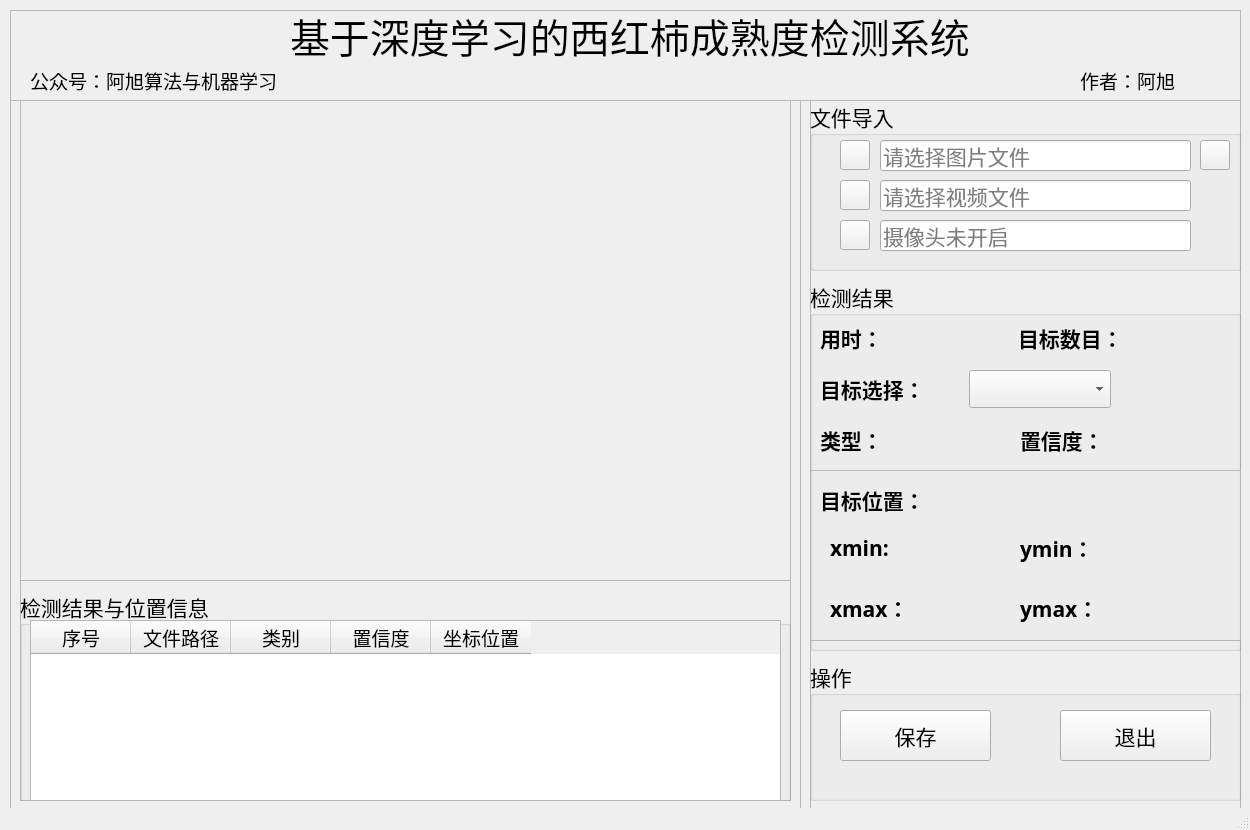
<?xml version="1.0" encoding="UTF-8"?>
<ui version="4.0">
 <class>MainWindow</class>
 <widget class="QMainWindow" name="MainWindow">
  <property name="geometry">
   <rect>
    <x>0</x>
    <y>0</y>
    <width>1250</width>
    <height>830</height>
   </rect>
  </property>
  <property name="minimumSize">
   <size>
    <width>1250</width>
    <height>830</height>
   </size>
  </property>
  <property name="maximumSize">
   <size>
    <width>1250</width>
    <height>830</height>
   </size>
  </property>
  <property name="windowTitle">
   <string>基于深度学习的西红柿成熟度检测系统</string>
  </property>
  <property name="windowIcon">
   <iconset resource="ui_sources.qrc">
    <normaloff>:/icons/ui_imgs/icons/目标检测.png</normaloff>:/icons/ui_imgs/icons/目标检测.png</iconset>
  </property>
  <widget class="QWidget" name="centralwidget">
   <widget class="QFrame" name="frame">
    <property name="geometry">
     <rect>
      <x>10</x>
      <y>100</y>
      <width>791</width>
      <height>711</height>
     </rect>
    </property>
    <property name="frameShape">
     <enum>QFrame::StyledPanel</enum>
    </property>
    <property name="frameShadow">
     <enum>QFrame::Raised</enum>
    </property>
    <widget class="QFrame" name="frame_2">
     <property name="geometry">
      <rect>
       <x>10</x>
       <y>0</y>
       <width>771</width>
       <height>481</height>
      </rect>
     </property>
     <property name="frameShape">
      <enum>QFrame::StyledPanel</enum>
     </property>
     <property name="frameShadow">
      <enum>QFrame::Raised</enum>
     </property>
     <widget class="QLabel" name="label_show">
      <property name="geometry">
       <rect>
        <x>0</x>
        <y>0</y>
        <width>770</width>
        <height>480</height>
       </rect>
      </property>
      <property name="minimumSize">
       <size>
        <width>770</width>
        <height>480</height>
       </size>
      </property>
      <property name="maximumSize">
       <size>
        <width>770</width>
        <height>480</height>
       </size>
      </property>
      <property name="styleSheet">
       <string notr="true">border-image: url(:/icons/ui_imgs/11.png);</string>
      </property>
      <property name="text">
       <string/>
      </property>
     </widget>
    </widget>
    <widget class="QFrame" name="frame_3">
     <property name="geometry">
      <rect>
       <x>10</x>
       <y>480</y>
       <width>771</width>
       <height>221</height>
      </rect>
     </property>
     <property name="frameShape">
      <enum>QFrame::StyledPanel</enum>
     </property>
     <property name="frameShadow">
      <enum>QFrame::Raised</enum>
     </property>
     <widget class="QGroupBox" name="groupBox_3">
      <property name="geometry">
       <rect>
        <x>0</x>
        <y>10</y>
        <width>771</width>
        <height>221</height>
       </rect>
      </property>
      <property name="font">
       <font>
        <family>华文楷体</family>
        <pointsize>16</pointsize>
       </font>
      </property>
      <property name="title">
       <string>检测结果与位置信息</string>
      </property>
      <widget class="QTableWidget" name="tableWidget">
       <property name="geometry">
        <rect>
         <x>10</x>
         <y>30</y>
         <width>751</width>
         <height>181</height>
        </rect>
       </property>
       <property name="font">
        <font>
         <family>华文楷体</family>
         <pointsize>14</pointsize>
        </font>
       </property>
       <column>
        <property name="text">
         <string>序号</string>
        </property>
       </column>
       <column>
        <property name="text">
         <string>文件路径</string>
        </property>
       </column>
       <column>
        <property name="text">
         <string>类别</string>
        </property>
       </column>
       <column>
        <property name="text">
         <string>置信度</string>
        </property>
       </column>
       <column>
        <property name="text">
         <string>坐标位置</string>
        </property>
       </column>
      </widget>
     </widget>
    </widget>
   </widget>
   <widget class="QFrame" name="frame_4">
    <property name="geometry">
     <rect>
      <x>810</x>
      <y>100</y>
      <width>431</width>
      <height>711</height>
     </rect>
    </property>
    <property name="frameShape">
     <enum>QFrame::StyledPanel</enum>
    </property>
    <property name="frameShadow">
     <enum>QFrame::Raised</enum>
    </property>
    <widget class="QGroupBox" name="groupBox">
     <property name="geometry">
      <rect>
       <x>0</x>
       <y>0</y>
       <width>431</width>
       <height>171</height>
      </rect>
     </property>
     <property name="font">
      <font>
       <family>华文楷体</family>
       <pointsize>16</pointsize>
      </font>
     </property>
     <property name="title">
      <string>文件导入</string>
     </property>
     <widget class="QLineEdit" name="PiclineEdit">
      <property name="geometry">
       <rect>
        <x>70</x>
        <y>40</y>
        <width>311</width>
        <height>31</height>
       </rect>
      </property>
      <property name="inputMask">
       <string/>
      </property>
      <property name="placeholderText">
       <string>请选择图片文件</string>
      </property>
     </widget>
     <widget class="QLineEdit" name="VideolineEdit">
      <property name="geometry">
       <rect>
        <x>70</x>
        <y>80</y>
        <width>311</width>
        <height>31</height>
       </rect>
      </property>
      <property name="placeholderText">
       <string>请选择视频文件</string>
      </property>
     </widget>
     <widget class="QPushButton" name="CapBtn">
      <property name="geometry">
       <rect>
        <x>30</x>
        <y>120</y>
        <width>30</width>
        <height>30</height>
       </rect>
      </property>
      <property name="styleSheet">
       <string notr="true">border-image: url(:/icons/ui_imgs/icons/camera.png);</string>
      </property>
      <property name="text">
       <string/>
      </property>
     </widget>
     <widget class="QPushButton" name="PicBtn">
      <property name="geometry">
       <rect>
        <x>30</x>
        <y>40</y>
        <width>30</width>
        <height>30</height>
       </rect>
      </property>
      <property name="styleSheet">
       <string notr="true">border-image: url(:/icons/ui_imgs/icons/img.png);</string>
      </property>
      <property name="text">
       <string/>
      </property>
     </widget>
     <widget class="QPushButton" name="VideoBtn">
      <property name="geometry">
       <rect>
        <x>30</x>
        <y>80</y>
        <width>30</width>
        <height>30</height>
       </rect>
      </property>
      <property name="styleSheet">
       <string notr="true">border-image: url(:/icons/ui_imgs/icons/video.png);</string>
      </property>
      <property name="text">
       <string/>
      </property>
     </widget>
     <widget class="QLineEdit" name="CaplineEdit">
      <property name="geometry">
       <rect>
        <x>70</x>
        <y>120</y>
        <width>311</width>
        <height>31</height>
       </rect>
      </property>
      <property name="placeholderText">
       <string>摄像头未开启</string>
      </property>
     </widget>
     <widget class="QPushButton" name="FilesBtn">
      <property name="geometry">
       <rect>
        <x>390</x>
        <y>40</y>
        <width>30</width>
        <height>30</height>
       </rect>
      </property>
      <property name="styleSheet">
       <string notr="true">border-image: url(:/icons/ui_imgs/icons/folder.png);</string>
      </property>
      <property name="text">
       <string/>
      </property>
     </widget>
    </widget>
    <widget class="QGroupBox" name="groupBox_2">
     <property name="geometry">
      <rect>
       <x>0</x>
       <y>180</y>
       <width>431</width>
       <height>371</height>
      </rect>
     </property>
     <property name="font">
      <font>
       <family>华文楷体</family>
       <pointsize>16</pointsize>
      </font>
     </property>
     <property name="title">
      <string>检测结果</string>
     </property>
     <widget class="QFrame" name="frame_6">
      <property name="geometry">
       <rect>
        <x>0</x>
        <y>190</y>
        <width>431</width>
        <height>171</height>
       </rect>
      </property>
      <property name="frameShape">
       <enum>QFrame::StyledPanel</enum>
      </property>
      <property name="frameShadow">
       <enum>QFrame::Raised</enum>
      </property>
      <widget class="QLabel" name="label_4">
       <property name="geometry">
        <rect>
         <x>10</x>
         <y>10</y>
         <width>131</width>
         <height>41</height>
        </rect>
       </property>
       <property name="font">
        <font>
         <family>华文楷体</family>
         <pointsize>16</pointsize>
        </font>
       </property>
       <property name="styleSheet">
        <string notr="true"/>
       </property>
       <property name="text">
        <string>&lt;html&gt;&lt;head/&gt;&lt;body&gt;&lt;p&gt;&lt;span style=&quot; font-weight:600;&quot;&gt;目标位置：&lt;/span&gt;&lt;/p&gt;&lt;/body&gt;&lt;/html&gt;</string>
       </property>
      </widget>
      <widget class="QWidget" name="layoutWidget">
       <property name="geometry">
        <rect>
         <x>20</x>
         <y>60</y>
         <width>161</width>
         <height>37</height>
        </rect>
       </property>
       <layout class="QHBoxLayout" name="horizontalLayout">
        <item>
         <widget class="QLabel" name="label_6">
          <property name="font">
           <font>
            <family>华文楷体</family>
            <pointsize>16</pointsize>
            <weight>50</weight>
            <bold>false</bold>
           </font>
          </property>
          <property name="text">
           <string>&lt;html&gt;&lt;head/&gt;&lt;body&gt;&lt;p&gt;&lt;span style=&quot; font-weight:600;&quot;&gt;xmin:&lt;/span&gt;&lt;/p&gt;&lt;/body&gt;&lt;/html&gt;</string>
          </property>
         </widget>
        </item>
        <item>
         <widget class="QLabel" name="label_xmin">
          <property name="palette">
           <palette>
            <active>
             <colorrole role="WindowText">
              <brush brushstyle="SolidPattern">
               <color alpha="255">
                <red>255</red>
                <green>0</green>
                <blue>0</blue>
               </color>
              </brush>
             </colorrole>
            </active>
            <inactive>
             <colorrole role="WindowText">
              <brush brushstyle="SolidPattern">
               <color alpha="255">
                <red>255</red>
                <green>0</green>
                <blue>0</blue>
               </color>
              </brush>
             </colorrole>
            </inactive>
            <disabled>
             <colorrole role="WindowText">
              <brush brushstyle="SolidPattern">
               <color alpha="255">
                <red>120</red>
                <green>120</green>
                <blue>120</blue>
               </color>
              </brush>
             </colorrole>
            </disabled>
           </palette>
          </property>
          <property name="font">
           <font>
            <family>Arial</family>
            <pointsize>16</pointsize>
            <weight>75</weight>
            <bold>true</bold>
           </font>
          </property>
          <property name="text">
           <string/>
          </property>
         </widget>
        </item>
       </layout>
      </widget>
      <widget class="QWidget" name="layoutWidget">
       <property name="geometry">
        <rect>
         <x>210</x>
         <y>60</y>
         <width>161</width>
         <height>37</height>
        </rect>
       </property>
       <layout class="QHBoxLayout" name="horizontalLayout_2">
        <item>
         <widget class="QLabel" name="label_8">
          <property name="text">
           <string>&lt;html&gt;&lt;head/&gt;&lt;body&gt;&lt;p&gt;&lt;span style=&quot; font-weight:600;&quot;&gt;ymin：&lt;/span&gt;&lt;/p&gt;&lt;/body&gt;&lt;/html&gt;</string>
          </property>
         </widget>
        </item>
        <item>
         <widget class="QLabel" name="label_ymin">
          <property name="palette">
           <palette>
            <active>
             <colorrole role="WindowText">
              <brush brushstyle="SolidPattern">
               <color alpha="255">
                <red>255</red>
                <green>0</green>
                <blue>0</blue>
               </color>
              </brush>
             </colorrole>
            </active>
            <inactive>
             <colorrole role="WindowText">
              <brush brushstyle="SolidPattern">
               <color alpha="255">
                <red>255</red>
                <green>0</green>
                <blue>0</blue>
               </color>
              </brush>
             </colorrole>
            </inactive>
            <disabled>
             <colorrole role="WindowText">
              <brush brushstyle="SolidPattern">
               <color alpha="255">
                <red>120</red>
                <green>120</green>
                <blue>120</blue>
               </color>
              </brush>
             </colorrole>
            </disabled>
           </palette>
          </property>
          <property name="font">
           <font>
            <family>Arial</family>
            <pointsize>16</pointsize>
            <weight>75</weight>
            <bold>true</bold>
           </font>
          </property>
          <property name="text">
           <string/>
          </property>
         </widget>
        </item>
       </layout>
      </widget>
      <widget class="QWidget" name="layoutWidget">
       <property name="geometry">
        <rect>
         <x>20</x>
         <y>120</y>
         <width>161</width>
         <height>37</height>
        </rect>
       </property>
       <layout class="QHBoxLayout" name="horizontalLayout_3">
        <item>
         <widget class="QLabel" name="label_7">
          <property name="text">
           <string>&lt;html&gt;&lt;head/&gt;&lt;body&gt;&lt;p&gt;&lt;span style=&quot; font-weight:600;&quot;&gt;xmax：&lt;/span&gt;&lt;/p&gt;&lt;/body&gt;&lt;/html&gt;</string>
          </property>
         </widget>
        </item>
        <item>
         <widget class="QLabel" name="label_xmax">
          <property name="palette">
           <palette>
            <active>
             <colorrole role="WindowText">
              <brush brushstyle="SolidPattern">
               <color alpha="255">
                <red>255</red>
                <green>0</green>
                <blue>0</blue>
               </color>
              </brush>
             </colorrole>
            </active>
            <inactive>
             <colorrole role="WindowText">
              <brush brushstyle="SolidPattern">
               <color alpha="255">
                <red>255</red>
                <green>0</green>
                <blue>0</blue>
               </color>
              </brush>
             </colorrole>
            </inactive>
            <disabled>
             <colorrole role="WindowText">
              <brush brushstyle="SolidPattern">
               <color alpha="255">
                <red>120</red>
                <green>120</green>
                <blue>120</blue>
               </color>
              </brush>
             </colorrole>
            </disabled>
           </palette>
          </property>
          <property name="font">
           <font>
            <family>Arial</family>
            <pointsize>16</pointsize>
            <weight>75</weight>
            <bold>true</bold>
           </font>
          </property>
          <property name="text">
           <string/>
          </property>
         </widget>
        </item>
       </layout>
      </widget>
      <widget class="QWidget" name="layoutWidget">
       <property name="geometry">
        <rect>
         <x>210</x>
         <y>120</y>
         <width>161</width>
         <height>37</height>
        </rect>
       </property>
       <layout class="QHBoxLayout" name="horizontalLayout_4">
        <item>
         <widget class="QLabel" name="label_9">
          <property name="text">
           <string>&lt;html&gt;&lt;head/&gt;&lt;body&gt;&lt;p&gt;&lt;span style=&quot; font-weight:600;&quot;&gt;ymax：&lt;/span&gt;&lt;/p&gt;&lt;/body&gt;&lt;/html&gt;</string>
          </property>
         </widget>
        </item>
        <item>
         <widget class="QLabel" name="label_ymax">
          <property name="palette">
           <palette>
            <active>
             <colorrole role="WindowText">
              <brush brushstyle="SolidPattern">
               <color alpha="255">
                <red>255</red>
                <green>0</green>
                <blue>0</blue>
               </color>
              </brush>
             </colorrole>
            </active>
            <inactive>
             <colorrole role="WindowText">
              <brush brushstyle="SolidPattern">
               <color alpha="255">
                <red>255</red>
                <green>0</green>
                <blue>0</blue>
               </color>
              </brush>
             </colorrole>
            </inactive>
            <disabled>
             <colorrole role="WindowText">
              <brush brushstyle="SolidPattern">
               <color alpha="255">
                <red>120</red>
                <green>120</green>
                <blue>120</blue>
               </color>
              </brush>
             </colorrole>
            </disabled>
           </palette>
          </property>
          <property name="font">
           <font>
            <family>Arial</family>
            <pointsize>16</pointsize>
            <weight>75</weight>
            <bold>true</bold>
           </font>
          </property>
          <property name="text">
           <string/>
          </property>
         </widget>
        </item>
       </layout>
      </widget>
     </widget>
     <widget class="QWidget" name="layoutWidget">
      <property name="geometry">
       <rect>
        <x>208</x>
        <y>40</y>
        <width>211</width>
        <height>37</height>
       </rect>
      </property>
      <layout class="QHBoxLayout" name="horizontalLayout_5">
       <item>
        <widget class="QLabel" name="label">
         <property name="text">
          <string>&lt;html&gt;&lt;head/&gt;&lt;body&gt;&lt;p&gt;&lt;span style=&quot; font-weight:600;&quot;&gt;目标数目：&lt;/span&gt;&lt;/p&gt;&lt;/body&gt;&lt;/html&gt;</string>
         </property>
        </widget>
       </item>
       <item>
        <widget class="QLabel" name="label_nums">
         <property name="palette">
          <palette>
           <active>
            <colorrole role="WindowText">
             <brush brushstyle="SolidPattern">
              <color alpha="255">
               <red>255</red>
               <green>0</green>
               <blue>0</blue>
              </color>
             </brush>
            </colorrole>
            <colorrole role="Text">
             <brush brushstyle="SolidPattern">
              <color alpha="255">
               <red>0</red>
               <green>0</green>
               <blue>0</blue>
              </color>
             </brush>
            </colorrole>
            <colorrole role="PlaceholderText">
             <brush brushstyle="SolidPattern">
              <color alpha="128">
               <red>255</red>
               <green>0</green>
               <blue>0</blue>
              </color>
             </brush>
            </colorrole>
           </active>
           <inactive>
            <colorrole role="WindowText">
             <brush brushstyle="SolidPattern">
              <color alpha="255">
               <red>255</red>
               <green>0</green>
               <blue>0</blue>
              </color>
             </brush>
            </colorrole>
            <colorrole role="Text">
             <brush brushstyle="SolidPattern">
              <color alpha="255">
               <red>0</red>
               <green>0</green>
               <blue>0</blue>
              </color>
             </brush>
            </colorrole>
            <colorrole role="PlaceholderText">
             <brush brushstyle="SolidPattern">
              <color alpha="128">
               <red>255</red>
               <green>0</green>
               <blue>0</blue>
              </color>
             </brush>
            </colorrole>
           </inactive>
           <disabled>
            <colorrole role="WindowText">
             <brush brushstyle="SolidPattern">
              <color alpha="255">
               <red>120</red>
               <green>120</green>
               <blue>120</blue>
              </color>
             </brush>
            </colorrole>
            <colorrole role="Text">
             <brush brushstyle="SolidPattern">
              <color alpha="255">
               <red>120</red>
               <green>120</green>
               <blue>120</blue>
              </color>
             </brush>
            </colorrole>
            <colorrole role="PlaceholderText">
             <brush brushstyle="SolidPattern">
              <color alpha="128">
               <red>0</red>
               <green>0</green>
               <blue>0</blue>
              </color>
             </brush>
            </colorrole>
           </disabled>
          </palette>
         </property>
         <property name="font">
          <font>
           <family>Arial</family>
           <pointsize>16</pointsize>
           <weight>75</weight>
           <bold>true</bold>
          </font>
         </property>
         <property name="text">
          <string/>
         </property>
        </widget>
       </item>
      </layout>
     </widget>
     <widget class="QWidget" name="layoutWidget">
      <property name="geometry">
       <rect>
        <x>10</x>
        <y>90</y>
        <width>291</width>
        <height>38</height>
       </rect>
      </property>
      <layout class="QHBoxLayout" name="horizontalLayout_6">
       <item>
        <widget class="QLabel" name="label_5">
         <property name="text">
          <string>&lt;html&gt;&lt;head/&gt;&lt;body&gt;&lt;p&gt;&lt;span style=&quot; font-weight:600;&quot;&gt;目标选择：&lt;/span&gt;&lt;/p&gt;&lt;/body&gt;&lt;/html&gt;</string>
         </property>
        </widget>
       </item>
       <item>
        <widget class="QComboBox" name="comboBox"/>
       </item>
      </layout>
     </widget>
     <widget class="QWidget" name="layoutWidget_2">
      <property name="geometry">
       <rect>
        <x>10</x>
        <y>40</y>
        <width>171</width>
        <height>37</height>
       </rect>
      </property>
      <layout class="QHBoxLayout" name="horizontalLayout_7">
       <item>
        <widget class="QLabel" name="label_10">
         <property name="text">
          <string>&lt;html&gt;&lt;head/&gt;&lt;body&gt;&lt;p&gt;&lt;span style=&quot; font-weight:600;&quot;&gt;用时：&lt;/span&gt;&lt;/p&gt;&lt;/body&gt;&lt;/html&gt;</string>
         </property>
        </widget>
       </item>
       <item>
        <widget class="QLabel" name="time_lb">
         <property name="palette">
          <palette>
           <active>
            <colorrole role="WindowText">
             <brush brushstyle="SolidPattern">
              <color alpha="255">
               <red>255</red>
               <green>0</green>
               <blue>0</blue>
              </color>
             </brush>
            </colorrole>
            <colorrole role="Text">
             <brush brushstyle="SolidPattern">
              <color alpha="255">
               <red>0</red>
               <green>0</green>
               <blue>0</blue>
              </color>
             </brush>
            </colorrole>
            <colorrole role="PlaceholderText">
             <brush brushstyle="SolidPattern">
              <color alpha="128">
               <red>255</red>
               <green>0</green>
               <blue>0</blue>
              </color>
             </brush>
            </colorrole>
           </active>
           <inactive>
            <colorrole role="WindowText">
             <brush brushstyle="SolidPattern">
              <color alpha="255">
               <red>255</red>
               <green>0</green>
               <blue>0</blue>
              </color>
             </brush>
            </colorrole>
            <colorrole role="Text">
             <brush brushstyle="SolidPattern">
              <color alpha="255">
               <red>0</red>
               <green>0</green>
               <blue>0</blue>
              </color>
             </brush>
            </colorrole>
            <colorrole role="PlaceholderText">
             <brush brushstyle="SolidPattern">
              <color alpha="128">
               <red>255</red>
               <green>0</green>
               <blue>0</blue>
              </color>
             </brush>
            </colorrole>
           </inactive>
           <disabled>
            <colorrole role="WindowText">
             <brush brushstyle="SolidPattern">
              <color alpha="255">
               <red>120</red>
               <green>120</green>
               <blue>120</blue>
              </color>
             </brush>
            </colorrole>
            <colorrole role="Text">
             <brush brushstyle="SolidPattern">
              <color alpha="255">
               <red>120</red>
               <green>120</green>
               <blue>120</blue>
              </color>
             </brush>
            </colorrole>
            <colorrole role="PlaceholderText">
             <brush brushstyle="SolidPattern">
              <color alpha="128">
               <red>0</red>
               <green>0</green>
               <blue>0</blue>
              </color>
             </brush>
            </colorrole>
           </disabled>
          </palette>
         </property>
         <property name="font">
          <font>
           <family>Arial</family>
           <pointsize>16</pointsize>
           <weight>75</weight>
           <bold>true</bold>
          </font>
         </property>
         <property name="text">
          <string/>
         </property>
        </widget>
       </item>
      </layout>
     </widget>
     <widget class="QWidget" name="layoutWidget">
      <property name="geometry">
       <rect>
        <x>210</x>
        <y>140</y>
        <width>191</width>
        <height>41</height>
       </rect>
      </property>
      <layout class="QHBoxLayout" name="horizontalLayout_8">
       <item>
        <widget class="QLabel" name="label_11">
         <property name="text">
          <string>&lt;html&gt;&lt;head/&gt;&lt;body&gt;&lt;p&gt;&lt;span style=&quot; font-weight:600;&quot;&gt;置信度：&lt;/span&gt;&lt;/p&gt;&lt;/body&gt;&lt;/html&gt;</string>
         </property>
        </widget>
       </item>
       <item>
        <widget class="QLabel" name="label_conf">
         <property name="palette">
          <palette>
           <active>
            <colorrole role="WindowText">
             <brush brushstyle="SolidPattern">
              <color alpha="255">
               <red>255</red>
               <green>0</green>
               <blue>0</blue>
              </color>
             </brush>
            </colorrole>
           </active>
           <inactive>
            <colorrole role="WindowText">
             <brush brushstyle="SolidPattern">
              <color alpha="255">
               <red>255</red>
               <green>0</green>
               <blue>0</blue>
              </color>
             </brush>
            </colorrole>
           </inactive>
           <disabled>
            <colorrole role="WindowText">
             <brush brushstyle="SolidPattern">
              <color alpha="255">
               <red>120</red>
               <green>120</green>
               <blue>120</blue>
              </color>
             </brush>
            </colorrole>
           </disabled>
          </palette>
         </property>
         <property name="font">
          <font>
           <family>Arial</family>
           <pointsize>16</pointsize>
           <weight>75</weight>
           <bold>true</bold>
          </font>
         </property>
         <property name="text">
          <string/>
         </property>
        </widget>
       </item>
      </layout>
     </widget>
     <widget class="QWidget" name="layoutWidget_3">
      <property name="geometry">
       <rect>
        <x>10</x>
        <y>140</y>
        <width>191</width>
        <height>41</height>
       </rect>
      </property>
      <layout class="QHBoxLayout" name="horizontalLayout_9">
       <item>
        <widget class="QLabel" name="label_13">
         <property name="maximumSize">
          <size>
           <width>60</width>
           <height>16777215</height>
          </size>
         </property>
         <property name="text">
          <string>&lt;html&gt;&lt;head/&gt;&lt;body&gt;&lt;p&gt;&lt;span style=&quot; font-weight:600;&quot;&gt;类型：&lt;/span&gt;&lt;/p&gt;&lt;/body&gt;&lt;/html&gt;</string>
         </property>
        </widget>
       </item>
       <item>
        <widget class="QLabel" name="type_lb">
         <property name="palette">
          <palette>
           <active>
            <colorrole role="WindowText">
             <brush brushstyle="SolidPattern">
              <color alpha="255">
               <red>255</red>
               <green>0</green>
               <blue>0</blue>
              </color>
             </brush>
            </colorrole>
           </active>
           <inactive>
            <colorrole role="WindowText">
             <brush brushstyle="SolidPattern">
              <color alpha="255">
               <red>255</red>
               <green>0</green>
               <blue>0</blue>
              </color>
             </brush>
            </colorrole>
           </inactive>
           <disabled>
            <colorrole role="WindowText">
             <brush brushstyle="SolidPattern">
              <color alpha="255">
               <red>120</red>
               <green>120</green>
               <blue>120</blue>
              </color>
             </brush>
            </colorrole>
           </disabled>
          </palette>
         </property>
         <property name="font">
          <font>
           <family>Arial</family>
           <pointsize>16</pointsize>
           <weight>75</weight>
           <bold>true</bold>
          </font>
         </property>
         <property name="text">
          <string/>
         </property>
        </widget>
       </item>
      </layout>
     </widget>
    </widget>
    <widget class="QGroupBox" name="groupBox_4">
     <property name="geometry">
      <rect>
       <x>0</x>
       <y>560</y>
       <width>431</width>
       <height>141</height>
      </rect>
     </property>
     <property name="font">
      <font>
       <family>华文楷体</family>
       <pointsize>16</pointsize>
      </font>
     </property>
     <property name="title">
      <string>操作</string>
     </property>
     <widget class="QPushButton" name="SaveBtn">
      <property name="geometry">
       <rect>
        <x>30</x>
        <y>50</y>
        <width>151</width>
        <height>51</height>
       </rect>
      </property>
      <property name="text">
       <string>保存</string>
      </property>
      <property name="icon">
       <iconset resource="ui_sources.qrc">
        <normaloff>:/icons/ui_imgs/icons/保存.png</normaloff>:/icons/ui_imgs/icons/保存.png</iconset>
      </property>
      <property name="iconSize">
       <size>
        <width>30</width>
        <height>30</height>
       </size>
      </property>
     </widget>
     <widget class="QPushButton" name="ExitBtn">
      <property name="geometry">
       <rect>
        <x>250</x>
        <y>50</y>
        <width>151</width>
        <height>51</height>
       </rect>
      </property>
      <property name="text">
       <string>退出</string>
      </property>
      <property name="icon">
       <iconset resource="ui_sources.qrc">
        <normaloff>:/icons/ui_imgs/icons/退出.png</normaloff>:/icons/ui_imgs/icons/退出.png</iconset>
      </property>
      <property name="iconSize">
       <size>
        <width>30</width>
        <height>30</height>
       </size>
      </property>
     </widget>
    </widget>
   </widget>
   <widget class="QFrame" name="frame_5">
    <property name="geometry">
     <rect>
      <x>10</x>
      <y>10</y>
      <width>1231</width>
      <height>91</height>
     </rect>
    </property>
    <property name="frameShape">
     <enum>QFrame::StyledPanel</enum>
    </property>
    <property name="frameShadow">
     <enum>QFrame::Raised</enum>
    </property>
    <widget class="QLabel" name="label_3">
     <property name="geometry">
      <rect>
       <x>280</x>
       <y>0</y>
       <width>811</width>
       <height>51</height>
      </rect>
     </property>
     <property name="font">
      <font>
       <family>华文楷体</family>
       <pointsize>30</pointsize>
      </font>
     </property>
     <property name="text">
      <string>基于深度学习的西红柿成熟度检测系统</string>
     </property>
    </widget>
    <widget class="QLabel" name="label_2">
     <property name="geometry">
      <rect>
       <x>20</x>
       <y>60</y>
       <width>311</width>
       <height>21</height>
      </rect>
     </property>
     <property name="font">
      <font>
       <family>华文楷体</family>
       <pointsize>14</pointsize>
       <underline>true</underline>
      </font>
     </property>
     <property name="text">
      <string>公众号：阿旭算法与机器学习</string>
     </property>
    </widget>
    <widget class="QLabel" name="label_12">
     <property name="geometry">
      <rect>
       <x>1070</x>
       <y>60</y>
       <width>131</width>
       <height>21</height>
      </rect>
     </property>
     <property name="font">
      <font>
       <family>华文楷体</family>
       <pointsize>14</pointsize>
       <underline>true</underline>
      </font>
     </property>
     <property name="text">
      <string>作者：阿旭</string>
     </property>
    </widget>
   </widget>
  </widget>
  <widget class="QStatusBar" name="statusbar"/>
 </widget>
 <resources>
  <include location="ui_sources.qrc"/>
 </resources>
 <connections/>
</ui>
